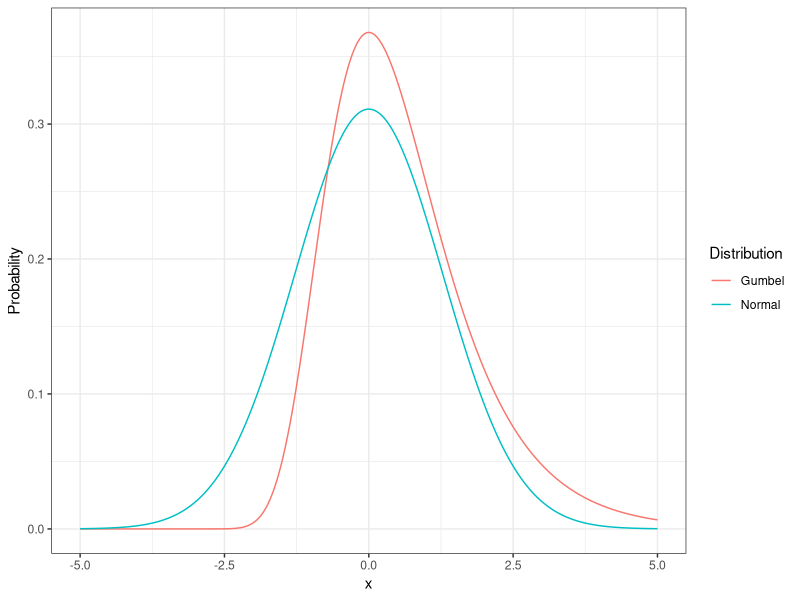
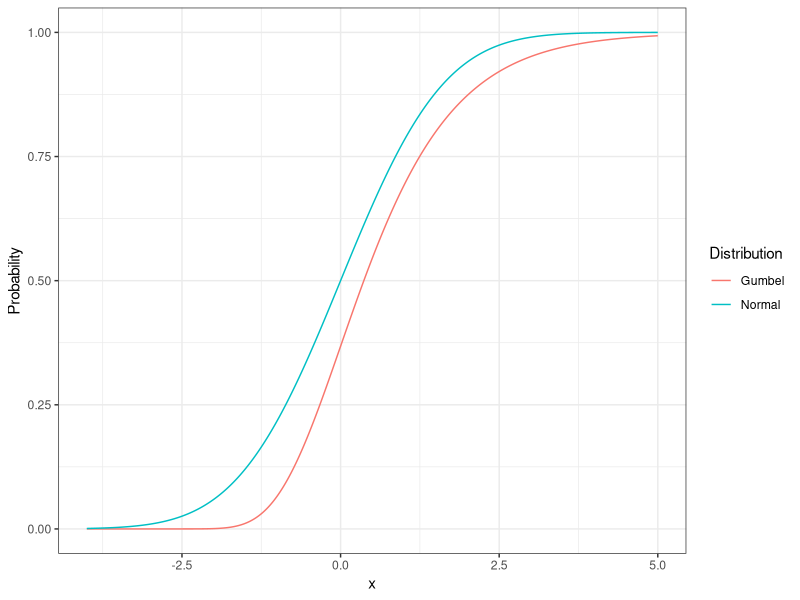
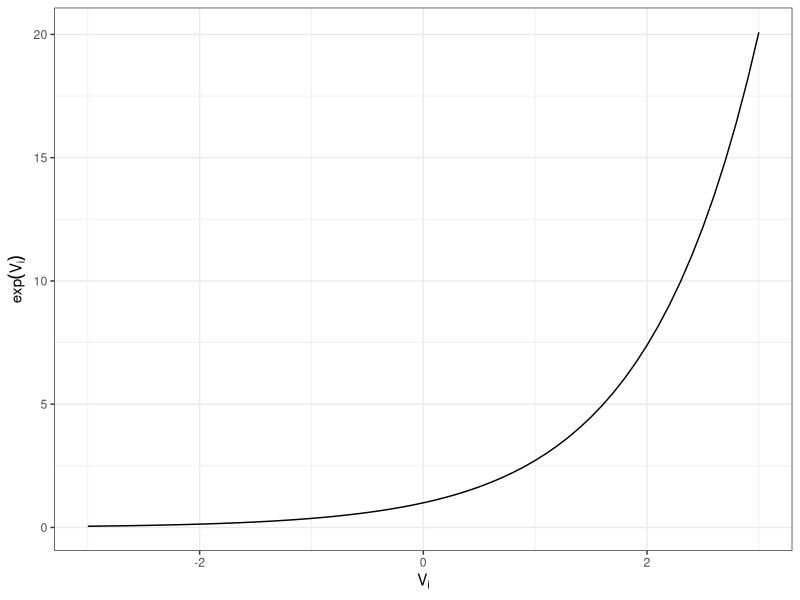
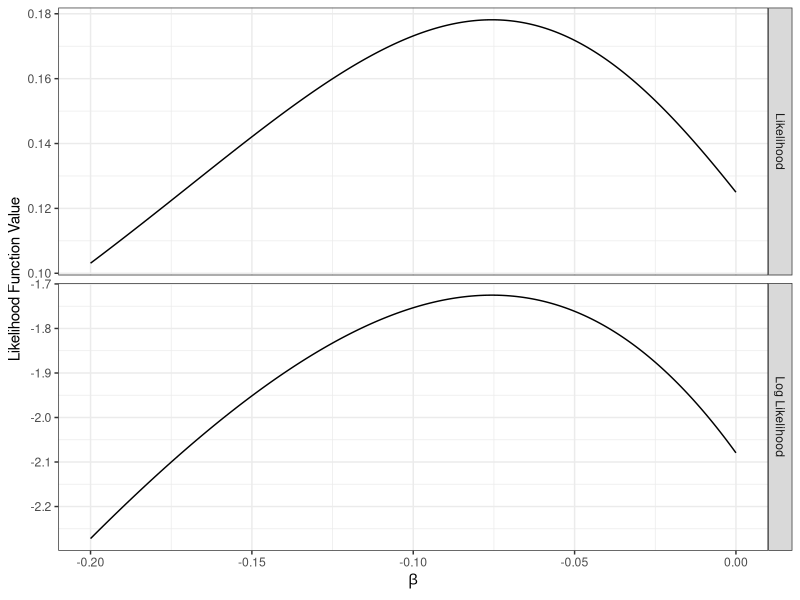

R code for these plots, in order:
## ---- chunk 1
library(tidyverse)
## ---- chunk 2
pdf <- tibble(
  x = seq(-5, 5, by = 0.01),
  Normal = dnorm(x, sd = sqrt(pi^2/6)),
  Gumbel = exp(-x) * exp(-exp(-x))
) 

ggplot(pdf %>% gather(key = "Distribution", value = "Probability", -x),
       aes(x = x, y = Probability, color = Distribution)) +
  geom_line() + 
  theme_bw()
## ---- chunk 3
cdf <- tibble(
  x = seq(-4, 5, by = 0.01),
  Normal = pnorm(x, sd = sqrt(pi^2 / 6)),
  Gumbel = exp(-exp(-x))
) 

ggplot(cdf %>% gather(key = "Distribution", value = "Probability", -x),
       aes(x = x, y = Probability, color = Distribution)) +
  geom_line() + 
  theme_bw()

## ---- chunk 4
tibble( x = seq(-3,3,.1), y = exp(x)) %>%
  ggplot(aes(x = x, y = y)) + 
  geom_line() + 
  xlab(bquote(V[i])) + 
  ylab(bquote(exp(V[i]))) +
  theme_bw()
## ---- chunk 5

tibble(
  case = 1:5,
  vda = c(-3.0, -1.5, 0.0, 1.5, 3.0),
  vsr = -1.5,
  vtr = -0.5
) %>%
  mutate(
    p = exp(vda) / (exp(vda) + exp(vsr) + exp(vtr))
  ) %>%
  knitr::kable(  
    caption = "Probability Values for Drive Alone as a Function of Drive Alone Utility (Shared Ride and Transit Utilities held constant)", 
     col.names = c("$Case$", "$V_{DA}$", "$V_{SR}$", "$V_{TR}$", "$Pr(DA)$"))

## ---- chunk 6

tibble(
  case = 6:11,
  vda = 0.0,
  vsr = c(-1.5, -1.5, -1.5, -0.5, -0.5, -0.5),
  vtr = c(-1.5, -1.0, -0.5, -1.5, -1.0, -0.5)
) %>%
  mutate(
    p = exp(vda) / (exp(vda) + exp(vsr) + exp(vtr))
  ) %>%
  knitr::kable(  caption = "Probability Values for Drive Alone as a Function of Shared Ride and Transit Utilties", 
                 col.names = c("$Case$", "$V_{DA}$", "$V_{SR}$", "$V_{TR}$", "$Pr(DA)$"))

## ---- chunk 7
#' Function to compute mnl probabilities
#' @param vi utility of target alternative
#' @param ... utilities of other alternatives
mnl_prob <- function(vi, ...){
  vj <- c(...)
  exp(vi) / sum(exp(vj))
}
## ---- chunk 8
tibble(
  alt = c("Drive Alone", "Shared Ride", "Transit")
)
## ---- chunk 9
# calculate probabilities for example individuals
demo_ps <- function(beta){
  v1a <- beta * 30
  v1t <- beta * 50 
  p1 <- exp(v1a) / (exp(v1t) + exp(v1a)) 
  v2a <- beta * 20
  v2t <- beta * 10
  p2 <- exp(v2a) / (exp(v2t) + exp(v2a)) 
  v3a <- beta * 40
  v3t <- beta * 30
  p3 <- exp(v3t) / (exp(v3t) + exp(v3a)) 
  
  c(p1, p2, p3)
}

# calculate likelihood function
demo_likelihood <- function(beta) {
  ps <- demo_ps(beta)
  prod(ps)
}

# calculate log-likelihood
demo_loglikelihood <- function(beta) {
  ps <- demo_ps(beta)
  sum(log(ps))
}

tibble(
  beta = seq(-0.2, 0, by = 0.001)
) %>%
  rowwise() %>%
  mutate(
  Likelihood = demo_likelihood(beta),
  `Log Likelihood` = demo_loglikelihood(beta)
) %>%
  gather(likelihood, value, -beta) %>%
  ggplot(aes(x = beta, y = value)) + 
  geom_line() +
  xlab(expression(beta)) + ylab("Likelihood Function Value") +
  facet_grid(likelihood ~ ., scales = "free_y")  + theme_bw()
